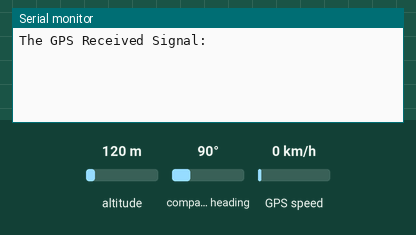
A sketch run on a simulated Arduino Uno, built with avr-gcc and run on an emulated ATmega328P. Parts: the last lines printed to the serial monitor. The inputs (shaded band) are chosen by the test bench; at power-on: altitude 120 m, compass heading 90°, GPS speed 0 km/h. The GPS gets a fix after 3 s at 37.7749, -122.4194 with 8 satellites.

Above: at 1.2 s.
1.3 s: altitude set to 20 m
At 3.9 s:
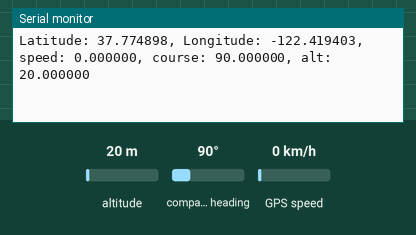
5.4 s: compass heading set to 7°
At 6.7 s:
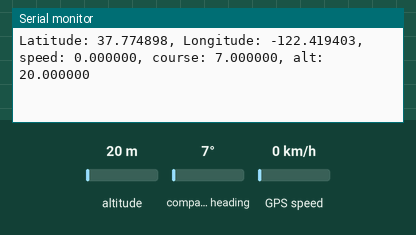
6.9 s: GPS speed set to 2 km/h
At 7.5 s:
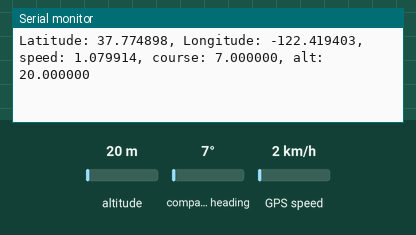

Measured:
- after the input at 1.3 s, the serial monitor: prints a new line after 1.7 s (image 1)
- after the input at 5.4 s, the serial monitor: prints a new line after 0.63 s (image 2)
- after the input at 6.9 s, the serial monitor: prints a new line after 0.13 s (image 3)

The sketch:

gps.ino
```cpp
//Connect with pin 18 and 19
#include <TinyGPS.h>
//long   lat,lon; // create variable for latitude and longitude object
float lat, lon, v, hdg, h;
TinyGPS gps; // create gps object
# include <SD.h>
# include <SPI.h>

File file;
float t0;

void setup() {
  Serial.begin(9600); // connect serial
  Serial.println("The GPS Received Signal:");

  /*Serial.println("initializing SD card...");
  if (!SD.begin(4)) {
    Serial.println("initializing SD card failed...");
    return;
  }
  Serial.println("initializing SD success!...");

  Serial.println("creating file...");
  file = SD.open("testlog.txt", FILE_WRITE);
  file.close();
  Serial.println("File Created!...");*/

}

void loop() {
  while (Serial.available()) { // check for gps data
    if (gps.encode(Serial.read())) // encode gps data
    {
      gps.f_get_position(&lat, &lon); // get latitude and longitude
      v = gps.f_speed_knots();  // knots
      hdg = gps.f_course();  // degree
      h = gps.f_altitude();  // meters

      Serial.print("Latitude: ");
      Serial.print(lat, 6);
      Serial.print(", Longitude: ");
      Serial.print(lon, 6);
      Serial.print(", speed: ");
      Serial.print(v, 6);
      Serial.print(", course: ");
      Serial.print(hdg, 6);
      Serial.print(", alt: ");
      Serial.println(h, 6);

      /*File file = SD.open("testlog.txt", FILE_WRITE);
      t0 = millis();
      file.print("time, ");
      file.print(t0 / 1000);
      file.print(", longitude, ");
      file.print(float(lon), 6);
      file.print(", latitude, ");
      file.print(float(lat), 6);
      file.print(", speed, ");
      file.print(float(v), 6);
      file.print(", course, ");
      file.print(float(hdg), 6);
      file.print(", alt, ");
      file.println(float(h), 6);
      file.close();*/
    }
  }
}
```
